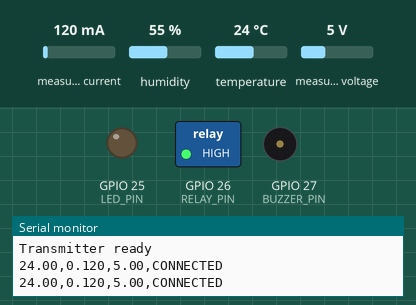
This sketch was run on a simulated ESP32. On the bench: switched loads named in the sketch (green lamp = pin HIGH), output pins drawn as LEDs (lit = HIGH), buzzer (waves = sounding, pin HIGH), the last lines printed to the serial monitor. The test bench sets the inputs (shaded band); at power-on: temperature 24 °C, measured current 120 mA, humidity 55 %, measured voltage 5 V. No radio packets arrive unless stated.

Above: at 1.2 s.
1.3 s: temperature set to 27 °C
3.4 s: temperature set to 30 °C
At 5.0 s:
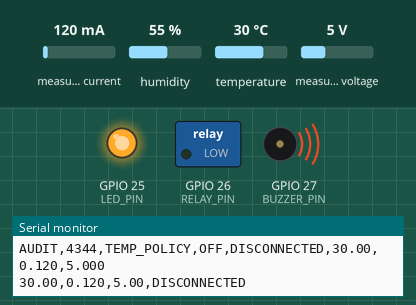
Timing chart, 0 to 6.5 s (numbered marks = the images above; inputs shaded):
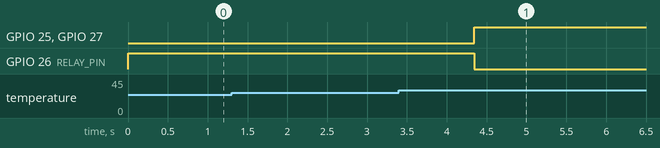

The sketch:

esp32_ev_monitor.ino
```cpp
#include <SPI.h>
#include <LoRa.h>
#include <Wire.h>
#include <Adafruit_INA219.h>
#include "DHT.h"

// -------- DHT --------
#define DHTPIN 4
#define DHTTYPE DHT11
DHT dht(DHTPIN, DHTTYPE);

// -------- INA219 --------
Adafruit_INA219 ina219;

// -------- LoRa pins --------
#define LORA_SS 5
#define LORA_RST 14
#define LORA_DIO0 2

// -------- Actuators --------
#define RELAY_PIN 26
#define BUZZER_PIN 27
#define LED_PIN 25

// -------- ESP status threshold --------
const float TEMP_DISCONNECT = 29.0;
const int MAX_SENSOR_FAILS = 3;

const char *DEVICE_ID = "ESP32_TX_01";
const int PACKET_VERSION = 2;

unsigned long packetSequence = 0;
int consecutiveSensorFailures = 0;
bool failSafeActive = false;
String lastStatus = "CONNECTED";
int lastRelayState = HIGH;

unsigned long fnv1a32(const String &text) {
  unsigned long hash = 2166136261UL;
  for (unsigned int i = 0; i < text.length(); i++) {
    hash ^= (unsigned char)text.charAt(i);
    hash *= 16777619UL;
  }
  return hash;
}

String toHex8(unsigned long value) {
  char buffer[9];
  sprintf(buffer, "%08lX", value);
  return String(buffer);
}

void auditRelayEvent(const String &reason, int relayState, const String &status, float temperature, float current, float voltage) {
  String event = "AUDIT," +
                 String(millis()) + "," +
                 reason + "," +
                 String(relayState == HIGH ? "ON" : "OFF") + "," +
                 status + "," +
                 String(temperature, 2) + "," +
                 String(current, 3) + "," +
                 String(voltage, 3);
  Serial.println(event);
}

void applySafetyOutputs(bool disconnected, const String &reason, float temperature, float current, float voltage) {
  int desiredRelay = disconnected ? LOW : HIGH;
  int desiredBuzzer = disconnected ? HIGH : LOW;
  int desiredLed = disconnected ? HIGH : LOW;
  String status = disconnected ? "DISCONNECTED" : "CONNECTED";

  digitalWrite(RELAY_PIN, desiredRelay);
  digitalWrite(BUZZER_PIN, desiredBuzzer);
  digitalWrite(LED_PIN, desiredLed);

  if (desiredRelay != lastRelayState || status != lastStatus) {
    auditRelayEvent(reason, desiredRelay, status, temperature, current, voltage);
  }

  lastRelayState = desiredRelay;
  lastStatus = status;
}

void setup() {
  Serial.begin(9600);

  dht.begin();
  ina219.begin();

  pinMode(RELAY_PIN, OUTPUT);
  pinMode(BUZZER_PIN, OUTPUT);
  pinMode(LED_PIN, OUTPUT);

  // Safe ON state (relay connected, no alarm)
  digitalWrite(RELAY_PIN, HIGH);
  digitalWrite(BUZZER_PIN, LOW);
  digitalWrite(LED_PIN, LOW);

  LoRa.setPins(LORA_SS, LORA_RST, LORA_DIO0);
  if (!LoRa.begin(433E6)) {
    Serial.println("LoRa failed");
    while (1) {
      delay(100);
    }
  }

  Serial.println("Transmitter ready");
}

void loop() {
  float temperature = dht.readTemperature();
  float voltage = ina219.getBusVoltage_V();
  float current = ina219.getCurrent_mA() / 1000.0;

  if (isnan(temperature) || isnan(voltage) || isnan(current)) {
    consecutiveSensorFailures++;
    Serial.println("Sensor read error");

    if (consecutiveSensorFailures >= MAX_SENSOR_FAILS) {
      failSafeActive = true;
      applySafetyOutputs(true, "SENSOR_FAILSAFE", 0.0, 0.0, 0.0);
      Serial.println("FAILSAFE,SENSOR_READ_FAILURE");
    }

    delay(1000);
    return;
  }

  consecutiveSensorFailures = 0;
  failSafeActive = false;

  bool disconnected = (temperature >= TEMP_DISCONNECT);
  applySafetyOutputs(disconnected, "TEMP_POLICY", temperature, current, voltage);

  String status = disconnected ? "DISCONNECTED" : "CONNECTED";
  String relayState = (lastRelayState == HIGH) ? "ON" : "OFF";

  packetSequence++;
  String payloadBody = "V2|" +
                       String(DEVICE_ID) + "|" +
                       String(PACKET_VERSION) + "|" +
                       String(packetSequence) + "|" +
                       String(millis()) + "|" +
                       String(temperature, 2) + "|" +
                       String(current, 3) + "|" +
                       String(voltage, 3) + "|" +
                       status + "|" +
                       relayState + "|" +
                       String(failSafeActive ? "1" : "0");

  String checksum = toHex8(fnv1a32(payloadBody));
  String payloadV2 = payloadBody + "|" + checksum;

  String payload = String(temperature, 2) + "," +
                   String(current, 3) + "," +
                   String(voltage, 2) + "," +
                   status;

  // Keep legacy CSV line for existing serial consumers.
  Serial.println(payload);

  LoRa.beginPacket();
  LoRa.print(payloadV2);
  LoRa.endPacket();

  delay(1000);
}
```

Measured:
- the behaviour switches between 28 and 29 °C on temperature (found by bisection; images 0 and 1)
- after the input at 3.4 s, GPIO 25 (LED_PIN), GPIO 27 (BUZZER_PIN): LOW → HIGH after 0.94 s; GPIO 26 (RELAY_PIN): HIGH → LOW after 0.94 s
